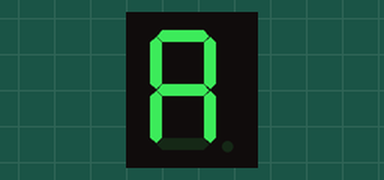
Recording of a sketch running on a simulated Arduino Uno, built with avr-gcc and run on an emulated ATmega328P. Parts: 1-digit seven-segment display.

Above: at 0.1 s.
At 1.1 s:
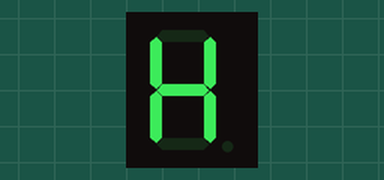
At 2.1 s:
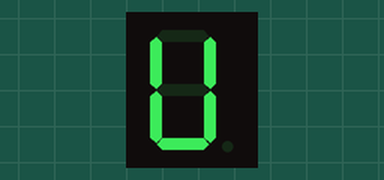
At 2.6 s:
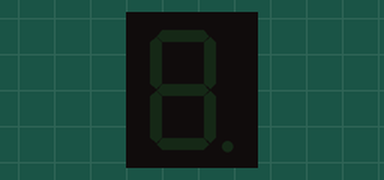

The sketch:

sketch_oct20a.ino
```cpp
#include "SevSeg.h"
#include "string.h"
SevSeg sevseg;

const char* name = "aku";
int size = 0;

void setup(){
  size = strlen(name);
  byte numDigits = 1;
  byte digitPins[] = {};
  byte segmentPins[] = {6, 5, 2, 3, 4, 7, 8, 9};
  bool resistorsOnSegments = true;

  byte hardwareConfig = COMMON_CATHODE;
  sevseg.begin(hardwareConfig, numDigits, digitPins, segmentPins, resistorsOnSegments);
  sevseg.setBrightness(90);
}

int count = 0;
void loop(){
  if(count >= size) count = 0;

  char temp[2] = {name[count], '\0'};
  sevseg.setChars(temp);
  sevseg.refreshDisplay();

  delay(500);

  sevseg.setChars("");
  sevseg.refreshDisplay();

  delay(500);
  count++;
}
```

Measured:
- by itself, everything shown: repeats every 3.0 s, in 6 steps
- what the display in image 1 shows lasts 0.5 s, from 1.0 s to 1.5 s
